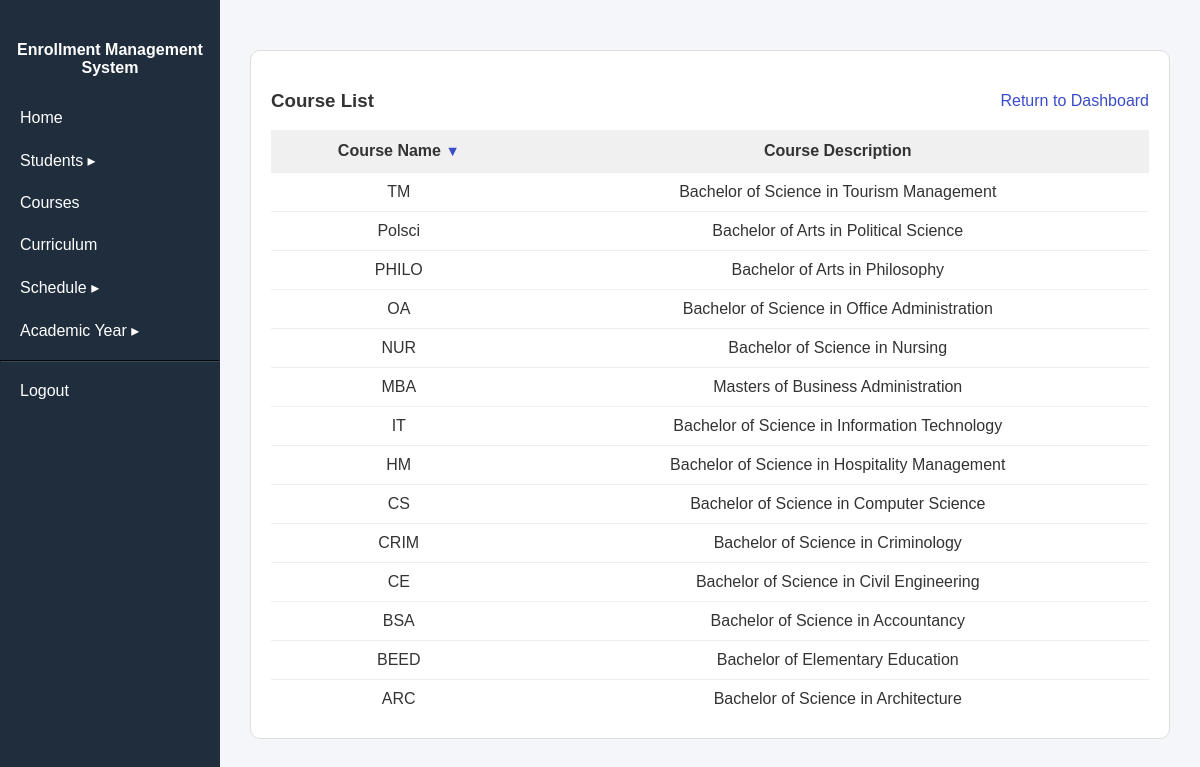
/public/course/index.php?sort=desc (signed in), run on an earlier commit of the app's database.
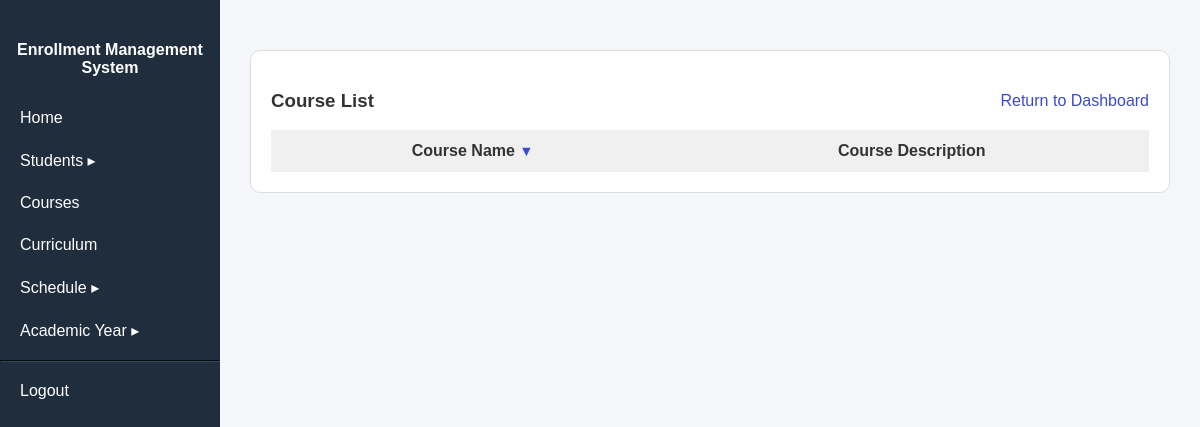
And on a later commit of the database.
### tables this page shows
CREATE TABLE course (
    courseID int auto_increment primary key,
    courseName varchar(10) not null unique,
    courseDesc varchar(255) not null
);

### models/Course.php (called while the page is built, shortened)
<?php
class Course {
    public static function all($conn, $order = 'ASC') {
        $order = strtoupper($order);
        return $conn->query("SELECT * FROM course order by courseName $order");
    }
}

### public/course/index.php (the view, shortened to what this page needs)
<?php
require_once __DIR__ . "/../../config/database.php";
require_once __DIR__ . "/../../models/Course.php";
require_once __DIR__ . "/../../includes/header.php";
$order = (isset($_GET['sort']) && $_GET['sort'] === 'desc') ? 'DESC' : 'ASC';
$result = Course::all($conn, $order);
$toggleOrder = ($order === "ASC") ? 'desc' : 'asc';
?>
<div class="table-container">
    <div style="display: flex; justify-content: space-between; align-items: center;">
        <h3>Course List</h3>
        <a href='/enrollment_system/public/index.php'>Return to Dashboard</a>
    </div>
    <table>
        <tr>
            <th>Course Name
                <a href="?sort=<?= $toggleOrder ?>" style="text-decoration: none; font-size: 0.9em;"><?= ($order === 'ASC') ? '▲' : '▼' ?></a>
            </th>
            <th>Course Description</th>
        </tr>
        <?php
            while ($row = $result->fetch_assoc()):
        ?>
        <tr>
            <td><?= $row['courseName'] ?></td>
            <td><?= $row['courseDesc'] ?></td>
        </tr>
        <?php endwhile; ?>
    </table>
</div>

What changed in the data, as far as the page shows it:
removed course: courseName "TM", courseDesc "Bachelor of Science in Tourism Management"
removed course: courseName "Polsci", courseDesc "Bachelor of Arts in Political Science"
removed course: courseName "PHILO", courseDesc "Bachelor of Arts in Philosophy"
removed course: courseName "OA", courseDesc "Bachelor of Science in Office Administration"
removed course: courseName "NUR", courseDesc "Bachelor of Science in Nursing"
removed course: courseName "MBA", courseDesc "Masters of Business Administration"
removed course: courseName "IT", courseDesc "Bachelor of Science in Information Technology"
removed course: courseName "HM", courseDesc "Bachelor of Science in Hospitality Management"
removed course: courseName "CS", courseDesc "Bachelor of Science in Computer Science"
removed course: courseName "CRIM", courseDesc "Bachelor of Science in Criminology"
removed course: courseName "CE", courseDesc "Bachelor of Science in Civil Engineering"
removed course: courseName "BSA", courseDesc "Bachelor of Science in Accountancy"
removed course: courseName "BEED", courseDesc "Bachelor of Elementary Education"
removed course: courseName "ARC", courseDesc "Bachelor of Science in Architecture"
